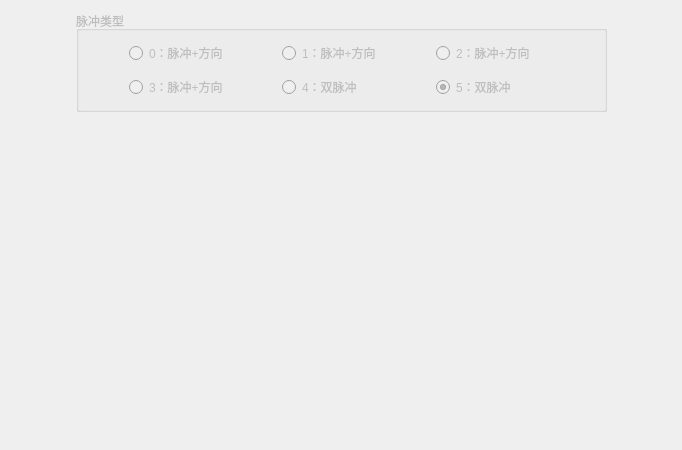
     <widget class="QWidget" name="tabPulseMode">
      <attribute name="title">
       <string>Pulse Mode</string>
      </attribute>
      <layout class="QGridLayout" name="gridLayout_4">
       <item row="0" column="2">
        <widget class="QGroupBox" name="groupBox">
         <property name="enabled">
          <bool>false</bool>
         </property>
         <property name="minimumSize">
          <size>
           <width>531</width>
           <height>0</height>
          </size>
         </property>
         <property name="maximumSize">
          <size>
           <width>531</width>
           <height>171</height>
          </size>
         </property>
         <property name="title">
          <string>脉冲类型</string>
         </property>
         <layout class="QGridLayout" name="gridLayout_3">
          <property name="leftMargin">
           <number>50</number>
          </property>
          <property name="topMargin">
           <number>10</number>
          </property>
          <property name="rightMargin">
           <number>20</number>
          </property>
          <property name="bottomMargin">
           <number>10</number>
          </property>
          <property name="horizontalSpacing">
           <number>5</number>
          </property>
          <property name="verticalSpacing">
           <number>10</number>
          </property>
          <item row="0" column="0">
           <widget class="QRadioButton" name="pulseMode0RBtn">
            <property name="text">
             <string>0：脉冲+方向</string>
            </property>
           </widget>
          </item>
          <item row="0" column="1">
           <widget class="QRadioButton" name="pulseMode1RBtn">
            <property name="text">
             <string>1：脉冲+方向</string>
            </property>
           </widget>
          </item>
          <item row="0" column="2">
           <widget class="QRadioButton" name="pulseMode2RBtn">
            <property name="text">
             <string>2：脉冲+方向</string>
            </property>
           </widget>
          </item>
          <item row="1" column="0">
           <widget class="QRadioButton" name="pulseMode3RBtn">
            <property name="text">
             <string>3：脉冲+方向</string>
            </property>
           </widget>
          </item>
          <item row="1" column="1">
           <widget class="QRadioButton" name="pulseMode4RBtn">
            <property name="text">
             <string>4：双脉冲</string>
            </property>
           </widget>
          </item>
          <item row="1" column="2">
           <widget class="QRadioButton" name="pulseMode5RBtn">
            <property name="text">
             <string>5：双脉冲</string>
            </property>
            <property name="checked">
             <bool>true</bool>
            </property>
           </widget>
          </item>
         </layout>
        </widget>
       </item>
       <item row="0" column="0" colspan="2">
        <spacer name="horizontalSpacer">
         <property name="orientation">
          <enum>Qt::Horizontal</enum>
         </property>
         <property name="sizeHint" stdset="0">
          <size>
           <width>59</width>
           <height>20</height>
          </size>
         </property>
        </spacer>
       </item>
       <item row="0" column="3" colspan="2">
        <spacer name="horizontalSpacer_3">
         <property name="orientation">
          <enum>Qt::Horizontal</enum>
         </property>
         <property name="sizeHint" stdset="0">
          <size>
           <width>58</width>
           <height>20</height>
          </size>
         </property>
        </spacer>
       </item>
       <item row="1" column="1" colspan="3">
        <widget class="QLabel" name="pulsePicLabel">
         <property name="minimumSize">
          <size>
           <width>581</width>
           <height>321</height>
          </size>
         </property>
         <property name="maximumSize">
          <size>
           <width>581</width>
           <height>321</height>
          </size>
         </property>
         <property name="text">
          <string/>
         </property>
         <property name="pixmap">
          <pixmap resource="../Intelligence3DMeasurement.qrc">:/PIC/PULSE_MODE</pixmap>
         </property>
         <property name="scaledContents">
          <bool>true</bool>
         </property>
         <property name="alignment">
          <set>Qt::AlignCenter</set>
         </property>
        </widget>
       </item>
      </layout>
     </widget>
